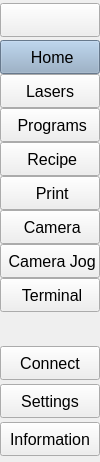
     <widget class="QCustomSlideMenu" name="leftMenuContainer" native="true">
      <property name="sizePolicy">
       <sizepolicy hsizetype="Fixed" vsizetype="Expanding">
        <horstretch>0</horstretch>
        <verstretch>0</verstretch>
       </sizepolicy>
      </property>
      <property name="maximumSize">
       <size>
        <width>45</width>
        <height>16777215</height>
       </size>
      </property>
      <layout class="QVBoxLayout" name="verticalLayout">
       <property name="spacing">
        <number>0</number>
       </property>
       <property name="leftMargin">
        <number>0</number>
       </property>
       <property name="topMargin">
        <number>0</number>
       </property>
       <property name="rightMargin">
        <number>0</number>
       </property>
       <property name="bottomMargin">
        <number>0</number>
       </property>
       <item>
        <widget class="QWidget" name="leftMenuSubContainer" native="true">
         <layout class="QVBoxLayout" name="verticalLayout_3">
          <property name="spacing">
           <number>0</number>
          </property>
          <property name="leftMargin">
           <number>0</number>
          </property>
          <property name="topMargin">
           <number>0</number>
          </property>
          <property name="rightMargin">
           <number>0</number>
          </property>
          <property name="bottomMargin">
           <number>0</number>
          </property>
          <item>
           <widget class="QFrame" name="topFrame">
            <property name="minimumSize">
             <size>
              <width>0</width>
              <height>40</height>
             </size>
            </property>
            <property name="frameShape">
             <enum>QFrame::Shape::NoFrame</enum>
            </property>
            <property name="frameShadow">
             <enum>QFrame::Shadow::Plain</enum>
            </property>
            <layout class="QVBoxLayout" name="verticalLayout_2" stretch="0">
             <property name="spacing">
              <number>0</number>
             </property>
             <property name="leftMargin">
              <number>0</number>
             </property>
             <property name="topMargin">
              <number>0</number>
             </property>
             <property name="rightMargin">
              <number>0</number>
             </property>
             <property name="bottomMargin">
              <number>0</number>
             </property>
             <item>
              <widget class="QPushButton" name="menuPushButton">
               <property name="minimumSize">
                <size>
                 <width>0</width>
                 <height>34</height>
                </size>
               </property>
               <property name="text">
                <string/>
               </property>
               <property name="icon">
                <iconset resource="resources.qrc">
                 <normaloff>:/icons/icons/align-justify.svg</normaloff>:/icons/icons/align-justify.svg</iconset>
               </property>
               <property name="iconSize">
                <size>
                 <width>24</width>
                 <height>24</height>
                </size>
               </property>
              </widget>
             </item>
            </layout>
           </widget>
          </item>
          <item>
           <widget class="QFrame" name="middleFrame">
            <property name="minimumSize">
             <size>
              <width>0</width>
              <height>120</height>
             </size>
            </property>
            <property name="frameShape">
             <enum>QFrame::Shape::NoFrame</enum>
            </property>
            <property name="frameShadow">
             <enum>QFrame::Shadow::Plain</enum>
            </property>
            <layout class="QVBoxLayout" name="verticalLayout_5">
             <property name="spacing">
              <number>0</number>
             </property>
             <property name="leftMargin">
              <number>0</number>
             </property>
             <property name="topMargin">
              <number>0</number>
             </property>
             <property name="rightMargin">
              <number>0</number>
             </property>
             <property name="bottomMargin">
              <number>0</number>
             </property>
             <item>
              <widget class="QPushButton" name="homePushButton">
               <property name="minimumSize">
                <size>
                 <width>0</width>
                 <height>34</height>
                </size>
               </property>
               <property name="font">
                <font>
                 <pointsize>12</pointsize>
                </font>
               </property>
               <property name="layoutDirection">
                <enum>Qt::LayoutDirection::LeftToRight</enum>
               </property>
               <property name="styleSheet">
                <string notr="true">background-color: rgb(144, 170, 197);</string>
               </property>
               <property name="text">
                <string> Home</string>
               </property>
               <property name="icon">
                <iconset resource="resources.qrc">
                 <normaloff>:/icons/icons/home.svg</normaloff>:/icons/icons/home.svg</iconset>
               </property>
               <property name="iconSize">
                <size>
                 <width>24</width>
                 <height>24</height>
                </size>
               </property>
              </widget>
             </item>
             <item>
              <widget class="QPushButton" name="laserPushButton">
               <property name="minimumSize">
                <size>
                 <width>0</width>
                 <height>34</height>
                </size>
               </property>
               <property name="font">
                <font>
                 <pointsize>12</pointsize>
                 <bold>false</bold>
                </font>
               </property>
               <property name="text">
                <string>Lasers</string>
               </property>
               <property name="icon">
                <iconset resource="resources.qrc">
                 <normaloff>:/icons/icons/loader.svg</normaloff>:/icons/icons/loader.svg</iconset>
               </property>
               <property name="iconSize">
                <size>
                 <width>24</width>
                 <height>24</height>
                </size>
               </property>
              </widget>
             </item>
             <item>
              <widget class="QPushButton" name="programsPushButton">
               <property name="minimumSize">
                <size>
                 <width>0</width>
                 <height>34</height>
                </size>
               </property>
               <property name="font">
                <font>
                 <pointsize>12</pointsize>
                </font>
               </property>
               <property name="text">
                <string> Programs</string>
               </property>
               <property name="icon">
                <iconset resource="resources.qrc">
                 <normaloff>:/icons/icons/list.svg</normaloff>:/icons/icons/list.svg</iconset>
               </property>
               <property name="iconSize">
                <size>
                 <width>24</width>
                 <height>24</height>
                </size>
               </property>
              </widget>
             </item>
             <item>
              <widget class="QPushButton" name="recipePushButton">
               <property name="minimumSize">
                <size>
                 <width>0</width>
                 <height>34</height>
                </size>
               </property>
               <property name="font">
                <font>
                 <pointsize>12</pointsize>
                </font>
               </property>
               <property name="text">
                <string> Recipe</string>
               </property>
               <property name="icon">
                <iconset resource="resources.qrc">
                 <normaloff>:/icons/icons/book-open.svg</normaloff>:/icons/icons/book-open.svg</iconset>
               </property>
               <property name="iconSize">
                <size>
                 <width>24</width>
                 <height>24</height>
                </size>
               </property>
              </widget>
             </item>
             <item>
              <widget class="QPushButton" name="printPushButton">
               <property name="minimumSize">
                <size>
                 <width>0</width>
                 <height>34</height>
                </size>
               </property>
               <property name="font">
                <font>
                 <pointsize>12</pointsize>
                </font>
               </property>
               <property name="text">
                <string> Print</string>
               </property>
               <property name="icon">
                <iconset resource="resources.qrc">
                 <normaloff>:/icons/icons/printer.svg</normaloff>:/icons/icons/printer.svg</iconset>
               </property>
               <property name="iconSize">
                <size>
                 <width>24</width>
                 <height>24</height>
                </size>
               </property>
              </widget>
             </item>
             <item>
              <widget class="QPushButton" name="cameraPushButton">
               <property name="minimumSize">
                <size>
                 <width>0</width>
                 <height>34</height>
                </size>
               </property>
               <property name="font">
                <font>
                 <pointsize>12</pointsize>
                </font>
               </property>
               <property name="text">
                <string> Camera</string>
               </property>
               <property name="icon">
                <iconset resource="resources.qrc">
                 <normaloff>:/icons/icons/camera.svg</normaloff>:/icons/icons/camera.svg</iconset>
               </property>
               <property name="iconSize">
                <size>
                 <width>24</width>
                 <height>24</height>
                </size>
               </property>
              </widget>
             </item>
             <item>
              <widget class="QPushButton" name="cameraonoffoffsetPushButton">
               <property name="minimumSize">
                <size>
                 <width>0</width>
                 <height>34</height>
                </size>
               </property>
               <property name="font">
                <font>
                 <pointsize>12</pointsize>
                </font>
               </property>
               <property name="text">
                <string> Camera Jog</string>
               </property>
               <property name="icon">
                <iconset resource="resources.qrc">
                 <normaloff>:/icons/icons/eye.svg</normaloff>:/icons/icons/eye.svg</iconset>
               </property>
               <property name="iconSize">
                <size>
                 <width>24</width>
                 <height>24</height>
                </size>
               </property>
              </widget>
             </item>
             <item>
              <widget class="QPushButton" name="terminalPushButton">
               <property name="minimumSize">
                <size>
                 <width>0</width>
                 <height>34</height>
                </size>
               </property>
               <property name="font">
                <font>
                 <pointsize>12</pointsize>
                </font>
               </property>
               <property name="text">
                <string> Terminal</string>
               </property>
               <property name="icon">
                <iconset resource="resources.qrc">
                 <normaloff>:/icons/icons/monitor.svg</normaloff>:/icons/icons/monitor.svg</iconset>
               </property>
               <property name="iconSize">
                <size>
                 <width>24</width>
                 <height>24</height>
                </size>
               </property>
              </widget>
             </item>
            </layout>
           </widget>
          </item>
          <item>
           <spacer name="verticalSpacer">
            <property name="orientation">
             <enum>Qt::Orientation::Vertical</enum>
            </property>
            <property name="sizeHint" stdset="0">
             <size>
              <width>20</width>
              <height>30</height>
             </size>
            </property>
           </spacer>
          </item>
          <item>
           <widget class="QFrame" name="bottomFrame">
            <property name="minimumSize">
             <size>
              <width>0</width>
              <height>120</height>
             </size>
            </property>
            <property name="frameShape">
             <enum>QFrame::Shape::NoFrame</enum>
            </property>
            <property name="frameShadow">
             <enum>QFrame::Shadow::Plain</enum>
            </property>
            <layout class="QVBoxLayout" name="verticalLayout_4">
             <property name="spacing">
              <number>0</number>
             </property>
             <property name="leftMargin">
              <number>0</number>
             </property>
             <property name="topMargin">
              <number>0</number>
             </property>
             <property name="rightMargin">
              <number>0</number>
             </property>
             <property name="bottomMargin">
              <number>0</number>
             </property>
             <item>
              <widget class="QPushButton" name="comPushButton">
               <property name="minimumSize">
                <size>
                 <width>0</width>
                 <height>34</height>
                </size>
               </property>
               <property name="font">
                <font>
                 <pointsize>12</pointsize>
                </font>
               </property>
               <property name="text">
                <string>Connect</string>
               </property>
               <property name="icon">
                <iconset resource="resources.qrc">
                 <normaloff>:/icons/icons/link.svg</normaloff>:/icons/icons/link.svg</iconset>
               </property>
               <property name="iconSize">
                <size>
                 <width>24</width>
                 <height>24</height>
                </size>
               </property>
              </widget>
             </item>
             <item>
              <widget class="QPushButton" name="settingsPushButton">
               <property name="minimumSize">
                <size>
                 <width>0</width>
                 <height>34</height>
                </size>
               </property>
               <property name="font">
                <font>
                 <pointsize>12</pointsize>
                </font>
               </property>
               <property name="text">
                <string>Settings</string>
               </property>
               <property name="icon">
                <iconset resource="resources.qrc">
                 <normaloff>:/icons/icons/settings.svg</normaloff>:/icons/icons/settings.svg</iconset>
               </property>
               <property name="iconSize">
                <size>
                 <width>24</width>
                 <height>24</height>
                </size>
               </property>
              </widget>
             </item>
             <item>
              <widget class="QPushButton" name="infoPushButton">
               <property name="minimumSize">
                <size>
                 <width>0</width>
                 <height>34</height>
                </size>
               </property>
               <property name="font">
                <font>
                 <pointsize>12</pointsize>
                </font>
               </property>
               <property name="text">
                <string>Information</string>
               </property>
               <property name="icon">
                <iconset resource="resources.qrc">
                 <normaloff>:/icons/icons/info.svg</normaloff>:/icons/icons/info.svg</iconset>
               </property>
               <property name="iconSize">
                <size>
                 <width>24</width>
                 <height>24</height>
                </size>
               </property>
              </widget>
             </item>
            </layout>
           </widget>
          </item>
         </layout>
        </widget>
       </item>
      </layout>
     </widget>
